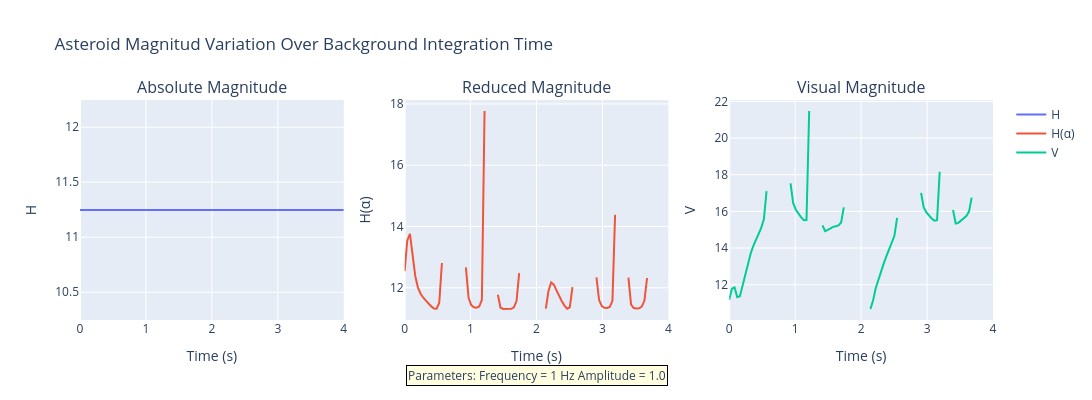

Notebook cell for this chart:
### Code cell
import plotly.graph_objects as go
from plotly.subplots import make_subplots
import numpy as np

x = times/year
y1 = H_absolute
y2 = H_reducido
y3 = mag_visual

titles = ['Absolute Magnitude', 'Reduced Magnitude', 'Visual Magnitude']
x_labels = ['Time (s)', 'Time (s)', 'Time (s)']
y_labels = ['H', 'H(α)', 'V']

annotation_text = "Parameters:\nFrequency = 1 Hz\nAmplitude = 1.0"

fig = make_subplots(rows=1, cols=3, subplot_titles=titles)

# Agregar trazas de línea
fig.add_trace(go.Scatter(x=x, y=y1, mode='lines', name='H'), row=1, col=1)
fig.add_trace(go.Scatter(x=x, y=y2, mode='lines', name='H(α)'), row=1, col=2)
fig.add_trace(go.Scatter(x=x, y=y3, mode='lines', name='V'), row=1, col=3)

# Etiquetas de ejes
fig.update_xaxes(title_text=x_labels[0], row=1, col=1)
fig.update_xaxes(title_text=x_labels[1], row=1, col=2)
fig.update_xaxes(title_text=x_labels[2], row=1, col=3)

fig.update_yaxes(title_text=y_labels[0], row=1, col=1)
fig.update_yaxes(title_text=y_labels[1], row=1, col=2)
fig.update_yaxes(title_text=y_labels[2], row=1, col=3)

# Agregar caja de texto (annotation)
fig.add_annotation(
    text=annotation_text,
    xref="paper", yref="paper",
    x=0.5, y=-0.3,
    showarrow=False,
    align='left',
    bordercolor="black",
    borderwidth=1,
    bgcolor="lightyellow",
    font=dict(size=12)
)

fig.update_layout(
    height=400,
    width=1150,
    title_text="Asteroid Magnitud Variation Over Background Integration Time"
)

fig.show()

### Figure 1 — Plotly figure (JSON) as saved in the notebook; plotly's stock layout.template omitted (floating-point values rounded to 4 significant figures)
{"data": [{"mode": "lines", "name": "H", "type": "scatter", "x": [0.0, 0.0404, 0.08081, 0.1212, 0.1616, 0.202, 0.2424, 0.2828, 0.3232, 0.3636, 0.404, 0.4444, 0.4848, 0.5253, 0.5657, 0.6061, 0.6465, 0.6869, 0.7273, 0.7677, 0.8081, 0.8485, 0.8889, 0.9293, 0.9697, 1.01, 1.051, 1.091, 1.131, 1.172, 1.212, 1.253, 1.293, 1.333, 1.374, 1.414, 1.455, 1.495, 1.535, 1.576, 1.616, 1.657, 1.697, 1.737, 1.778, 1.818, 1.859, 1.899, 1.939, 1.98, 2.02, 2.061, 2.101, 2.141, 2.182, 2.222, 2.263, 2.303, 2.343, 2.384, 2.424, 2.465, 2.505, 2.545, 2.586, 2.626, 2.667, 2.707, 2.747, 2.788, 2.828, 2.869, 2.909, 2.949, 2.99, 3.03, 3.071, 3.111, 3.152, 3.192, 3.232, 3.273, 3.313, 3.354, 3.394, 3.434, 3.475, 3.515, 3.556, 3.596, 3.636, 3.677, 3.717, 3.758, 3.798, 3.838, 3.879, 3.919, 3.96, 4.0], "xaxis": "x", "y": [11.25, 11.25, 11.25, 11.25, 11.25, 11.25, 11.25, 11.25, 11.25, 11.25, 11.25, 11.25, 11.25, 11.25, 11.25, 11.25, 11.25, 11.25, 11.25, 11.25, 11.25, 11.25, 11.25, 11.25, 11.25, 11.25, 11.25, 11.25, 11.25, 11.25, 11.25, 11.25, 11.25, 11.25, 11.25, 11.25, 11.25, 11.25, 11.25, 11.25, 11.25, 11.25, 11.25, 11.25, 11.25, 11.25, 11.25, 11.25, 11.25, 11.25, 11.25, 11.25, 11.25, 11.25, 11.25, 11.25, 11.25, 11.25, 11.25, 11.25, 11.25, 11.25, 11.25, 11.25, 11.25, 11.25, 11.25, 11.25, 11.25, 11.25, 11.25, 11.25, 11.25, 11.25, 11.25, 11.25, 11.25, 11.25, 11.25, 11.25, 11.25, 11.25, 11.25, 11.25, 11.25, 11.25, 11.25, 11.25, 11.25, 11.25, 11.25, 11.25, 11.25, 11.25, 11.25, 11.25, 11.25, 11.25, 11.25, 11.25], "yaxis": "y"}, {"mode": "lines", "name": "H(α)", "type": "scatter", "x": [0.0, 0.0404, 0.08081, 0.1212, 0.1616, 0.202, 0.2424, 0.2828, 0.3232, 0.3636, 0.404, 0.4444, 0.4848, 0.5253, 0.5657, 0.6061, 0.6465, 0.6869, 0.7273, 0.7677, 0.8081, 0.8485, 0.8889, 0.9293, 0.9697, 1.01, 1.051, 1.091, 1.131, 1.172, 1.212, 1.253, 1.293, 1.333, 1.374, 1.414, 1.455, 1.495, 1.535, 1.576, 1.616, 1.657, 1.697, 1.737, 1.778, 1.818, 1.859, 1.899, 1.939, 1.98, 2.02, 2.061, 2.101, 2.141, 2.182, 2.222, 2.263, 2.303, 2.343, 2.384, 2.424, 2.465, 2.505, 2.545, 2.586, 2.626, 2.667, 2.707, 2.747, 2.788, 2.828, 2.869, 2.909, 2.949, 2.99, 3.03, 3.071, 3.111, 3.152, 3.192, 3.232, 3.273, 3.313, 3.354, 3.394, 3.434, 3.475, 3.515, 3.556, 3.596, 3.636, 3.677, 3.717, 3.758, 3.798, 3.838, 3.879, 3.919, 3.96, 4.0], "xaxis": "x2", "y": [12.54, 13.55, 13.76, 13.06, 12.38, 12.01, 11.81, 11.67, 11.57, 11.48, 11.39, 11.32, 11.32, 11.51, 12.81, NaN, NaN, NaN, NaN, NaN, NaN, NaN, NaN, 12.66, 11.67, 11.43, 11.36, 11.35, 11.39, 11.61, 17.77, NaN, NaN, NaN, NaN, 11.77, 11.35, 11.31, 11.31, 11.31, 11.31, 11.36, 11.57, 12.48, NaN, NaN, NaN, NaN, NaN, NaN, NaN, NaN, NaN, 11.32, 11.9, 12.17, 12.1, 11.91, 11.73, 11.56, 11.42, 11.32, 11.36, 12.02, NaN, NaN, NaN, NaN, NaN, NaN, NaN, NaN, 12.34, 11.6, 11.4, 11.35, 11.34, 11.37, 11.58, 14.38, NaN, NaN, NaN, NaN, 12.33, 11.45, 11.34, 11.32, 11.33, 11.39, 11.57, 12.32, NaN, NaN, NaN, NaN, NaN, NaN, NaN, NaN], "yaxis": "y2"}, {"mode": "lines", "name": "V", "type": "scatter", "x": [0.0, 0.0404, 0.08081, 0.1212, 0.1616, 0.202, 0.2424, 0.2828, 0.3232, 0.3636, 0.404, 0.4444, 0.4848, 0.5253, 0.5657, 0.6061, 0.6465, 0.6869, 0.7273, 0.7677, 0.8081, 0.8485, 0.8889, 0.9293, 0.9697, 1.01, 1.051, 1.091, 1.131, 1.172, 1.212, 1.253, 1.293, 1.333, 1.374, 1.414, 1.455, 1.495, 1.535, 1.576, 1.616, 1.657, 1.697, 1.737, 1.778, 1.818, 1.859, 1.899, 1.939, 1.98, 2.02, 2.061, 2.101, 2.141, 2.182, 2.222, 2.263, 2.303, 2.343, 2.384, 2.424, 2.465, 2.505, 2.545, 2.586, 2.626, 2.667, 2.707, 2.747, 2.788, 2.828, 2.869, 2.909, 2.949, 2.99, 3.03, 3.071, 3.111, 3.152, 3.192, 3.232, 3.273, 3.313, 3.354, 3.394, 3.434, 3.475, 3.515, 3.556, 3.596, 3.636, 3.677, 3.717, 3.758, 3.798, 3.838, 3.879, 3.919, 3.96, 4.0], "xaxis": "x3", "y": [11.17, 11.78, 11.85, 11.32, 11.37, 11.93, 12.58, 13.17, 13.68, 14.1, 14.46, 14.78, 15.1, 15.57, 17.11, NaN, NaN, NaN, NaN, NaN, NaN, NaN, NaN, 17.53, 16.45, 16.09, 15.87, 15.68, 15.51, 15.52, 21.48, NaN, NaN, NaN, NaN, 15.23, 14.92, 14.99, 15.09, 15.15, 15.19, 15.24, 15.4, 16.22, NaN, NaN, NaN, NaN, NaN, NaN, NaN, NaN, NaN, 10.67, 11.15, 11.82, 12.31, 12.74, 13.16, 13.55, 13.91, 14.24, 14.66, 15.65, NaN, NaN, NaN, NaN, NaN, NaN, NaN, NaN, 17.01, 16.21, 15.94, 15.76, 15.61, 15.49, 15.52, 18.16, NaN, NaN, NaN, NaN, 16.07, 15.34, 15.37, 15.49, 15.61, 15.75, 15.99, 16.75, NaN, NaN, NaN, NaN, NaN, NaN, NaN, NaN], "yaxis": "y3"}], "layout": {"annotations": [{"font": {"size": 16}, "showarrow": false, "text": "Absolute Magnitude", "x": 0.1444, "xanchor": "center", "xref": "paper", "y": 1, "yanchor": "bottom", "yref": "paper"}, {"font": {"size": 16}, "showarrow": false, "text": "Reduced Magnitude", "x": 0.5, "xanchor": "center", "xref": "paper", "y": 1, "yanchor": "bottom", "yref": "paper"}, {"font": {"size": 16}, "showarrow": false, "text": "Visual Magnitude", "x": 0.8556, "xanchor": "center", "xref": "paper", "y": 1, "yanchor": "bottom", "yref": "paper"}, {"align": "left", "bgcolor": "lightyellow", "bordercolor": "black", "borderwidth": 1, "font": {"size": 12}, "showarrow": false, "text": "Parameters:\nFrequency = 1 Hz\nAmplitude = 1.0", "x": 0.5, "xref": "paper", "y": -0.3, "yref": "paper"}], "height": 400, "title": {"text": "Asteroid Magnitud Variation Over Background Integration Time"}, "width": 1150, "xaxis": {"anchor": "y", "domain": [0, 0.2889], "title": {"text": "Time (s)"}}, "xaxis2": {"anchor": "y2", "domain": [0.3556, 0.6444], "title": {"text": "Time (s)"}}, "xaxis3": {"anchor": "y3", "domain": [0.7111, 1], "title": {"text": "Time (s)"}}, "yaxis": {"anchor": "x", "domain": [0, 1], "title": {"text": "H"}}, "yaxis2": {"anchor": "x2", "domain": [0, 1], "title": {"text": "H(α)"}}, "yaxis3": {"anchor": "x3", "domain": [0, 1], "title": {"text": "V"}}}}
